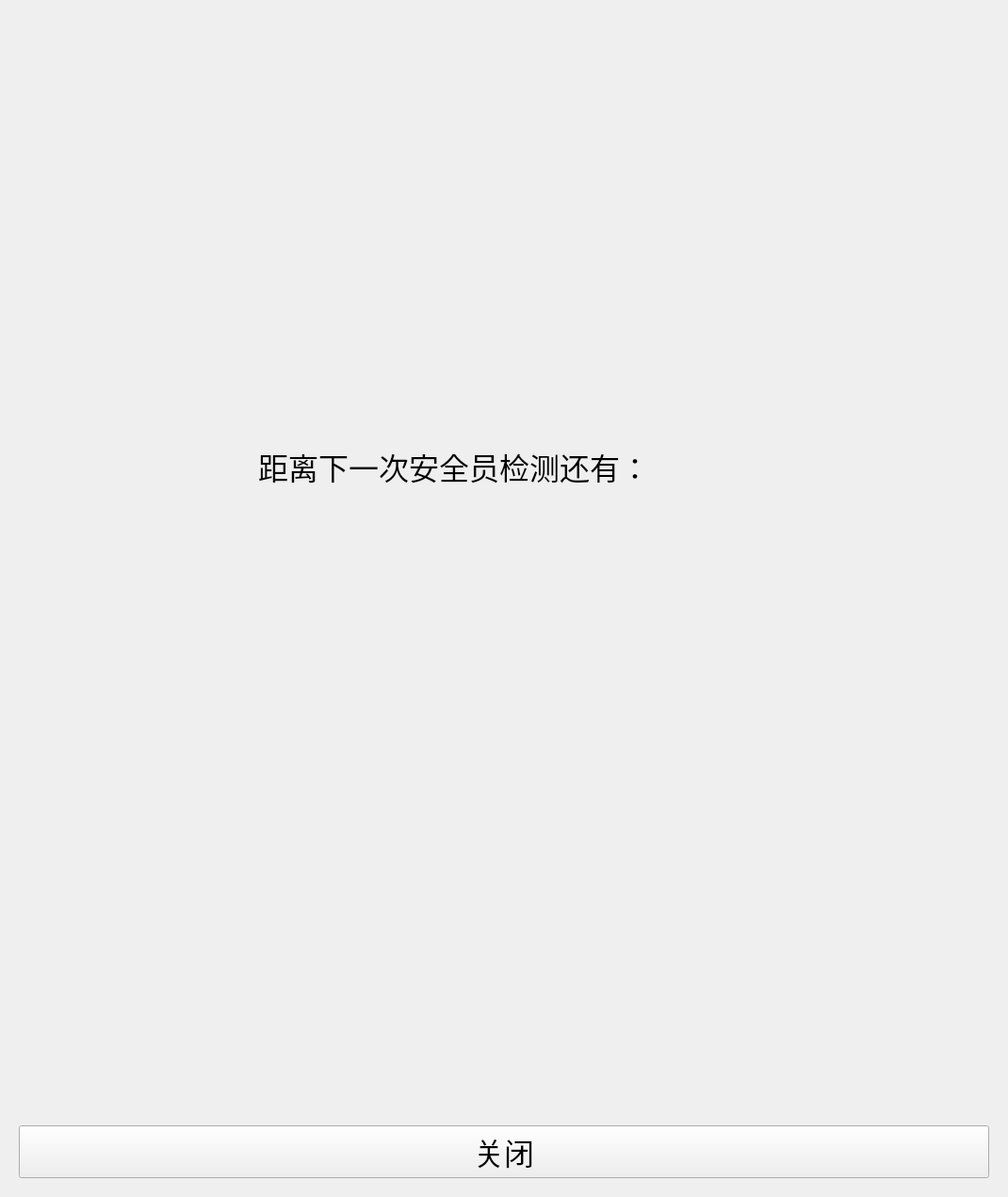
<?xml version="1.0" encoding="UTF-8"?>
<ui version="4.0">
 <class>Form</class>
 <widget class="QWidget" name="Form">
  <property name="enabled">
   <bool>true</bool>
  </property>
  <property name="geometry">
   <rect>
    <x>0</x>
    <y>0</y>
    <width>1070</width>
    <height>1270</height>
   </rect>
  </property>
  <property name="windowTitle">
   <string>待机中</string>
  </property>
  <layout class="QVBoxLayout" name="verticalLayout" stretch="2,3,3,1">
   <item>
    <widget class="QWidget" name="widget" native="true">
     <layout class="QHBoxLayout" name="horizontalLayout_3">
      <property name="spacing">
       <number>0</number>
      </property>
      <property name="sizeConstraint">
       <enum>QLayout::SetDefaultConstraint</enum>
      </property>
      <property name="leftMargin">
       <number>0</number>
      </property>
      <property name="topMargin">
       <number>0</number>
      </property>
      <property name="rightMargin">
       <number>0</number>
      </property>
      <property name="bottomMargin">
       <number>0</number>
      </property>
      <item>
       <widget class="QLabel" name="top_img_label">
        <property name="text">
         <string/>
        </property>
       </widget>
      </item>
     </layout>
    </widget>
   </item>
   <item>
    <widget class="QWidget" name="widget_3" native="true">
     <layout class="QHBoxLayout" name="horizontalLayout_2">
      <property name="leftMargin">
       <number>0</number>
      </property>
      <property name="topMargin">
       <number>0</number>
      </property>
      <property name="rightMargin">
       <number>0</number>
      </property>
      <property name="bottomMargin">
       <number>0</number>
      </property>
      <item>
       <spacer name="horizontalSpacer_3">
        <property name="orientation">
         <enum>Qt::Horizontal</enum>
        </property>
        <property name="sizeHint" stdset="0">
         <size>
          <width>180</width>
          <height>20</height>
         </size>
        </property>
       </spacer>
      </item>
      <item>
       <widget class="QLabel" name="middle_label">
        <property name="font">
         <font>
          <pointsize>24</pointsize>
         </font>
        </property>
        <property name="text">
         <string>距离下一次安全员检测还有：            </string>
        </property>
       </widget>
      </item>
      <item>
       <spacer name="horizontalSpacer_4">
        <property name="orientation">
         <enum>Qt::Horizontal</enum>
        </property>
        <property name="sizeHint" stdset="0">
         <size>
          <width>179</width>
          <height>20</height>
         </size>
        </property>
       </spacer>
      </item>
     </layout>
    </widget>
   </item>
   <item>
    <widget class="QWidget" name="widget_2" native="true">
     <layout class="QHBoxLayout" name="horizontalLayout_4">
      <property name="spacing">
       <number>0</number>
      </property>
      <property name="leftMargin">
       <number>0</number>
      </property>
      <property name="topMargin">
       <number>0</number>
      </property>
      <property name="rightMargin">
       <number>0</number>
      </property>
      <property name="bottomMargin">
       <number>0</number>
      </property>
      <item>
       <widget class="QLabel" name="middle_img_label">
        <property name="text">
         <string/>
        </property>
       </widget>
      </item>
     </layout>
    </widget>
   </item>
   <item>
    <widget class="QWidget" name="dottom_btn" native="true">
     <layout class="QVBoxLayout" name="verticalLayout_2" stretch="1,2">
      <property name="spacing">
       <number>0</number>
      </property>
      <property name="leftMargin">
       <number>9</number>
      </property>
      <property name="topMargin">
       <number>9</number>
      </property>
      <property name="rightMargin">
       <number>9</number>
      </property>
      <property name="bottomMargin">
       <number>9</number>
      </property>
      <item>
       <spacer name="verticalSpacer">
        <property name="orientation">
         <enum>Qt::Vertical</enum>
        </property>
        <property name="sizeHint" stdset="0">
         <size>
          <width>20</width>
          <height>40</height>
         </size>
        </property>
       </spacer>
      </item>
      <item>
       <widget class="QPushButton" name="close_btn">
        <property name="font">
         <font>
          <pointsize>24</pointsize>
         </font>
        </property>
        <property name="text">
         <string>关闭</string>
        </property>
       </widget>
      </item>
     </layout>
    </widget>
   </item>
  </layout>
 </widget>
 <resources/>
 <connections/>
</ui>
